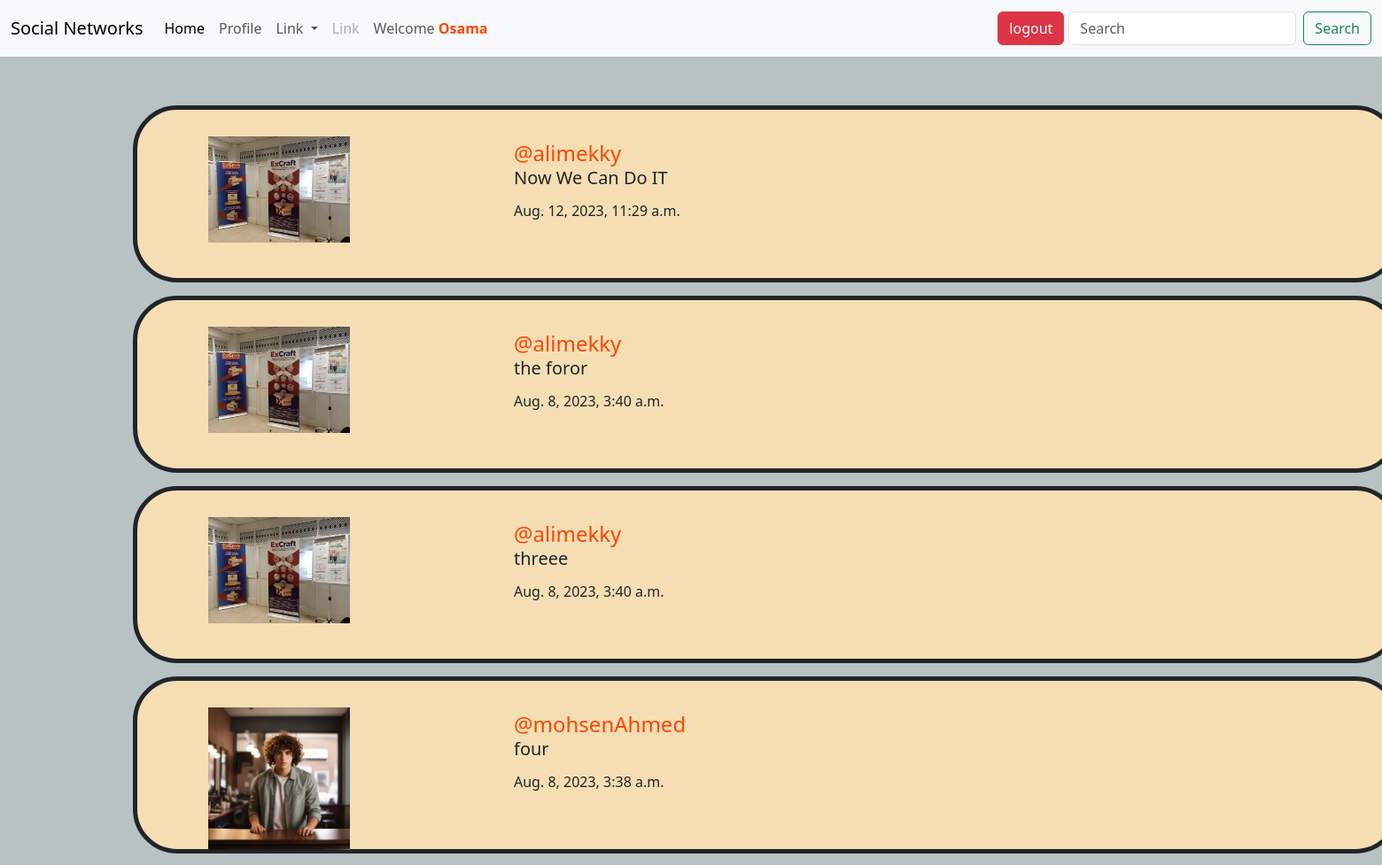
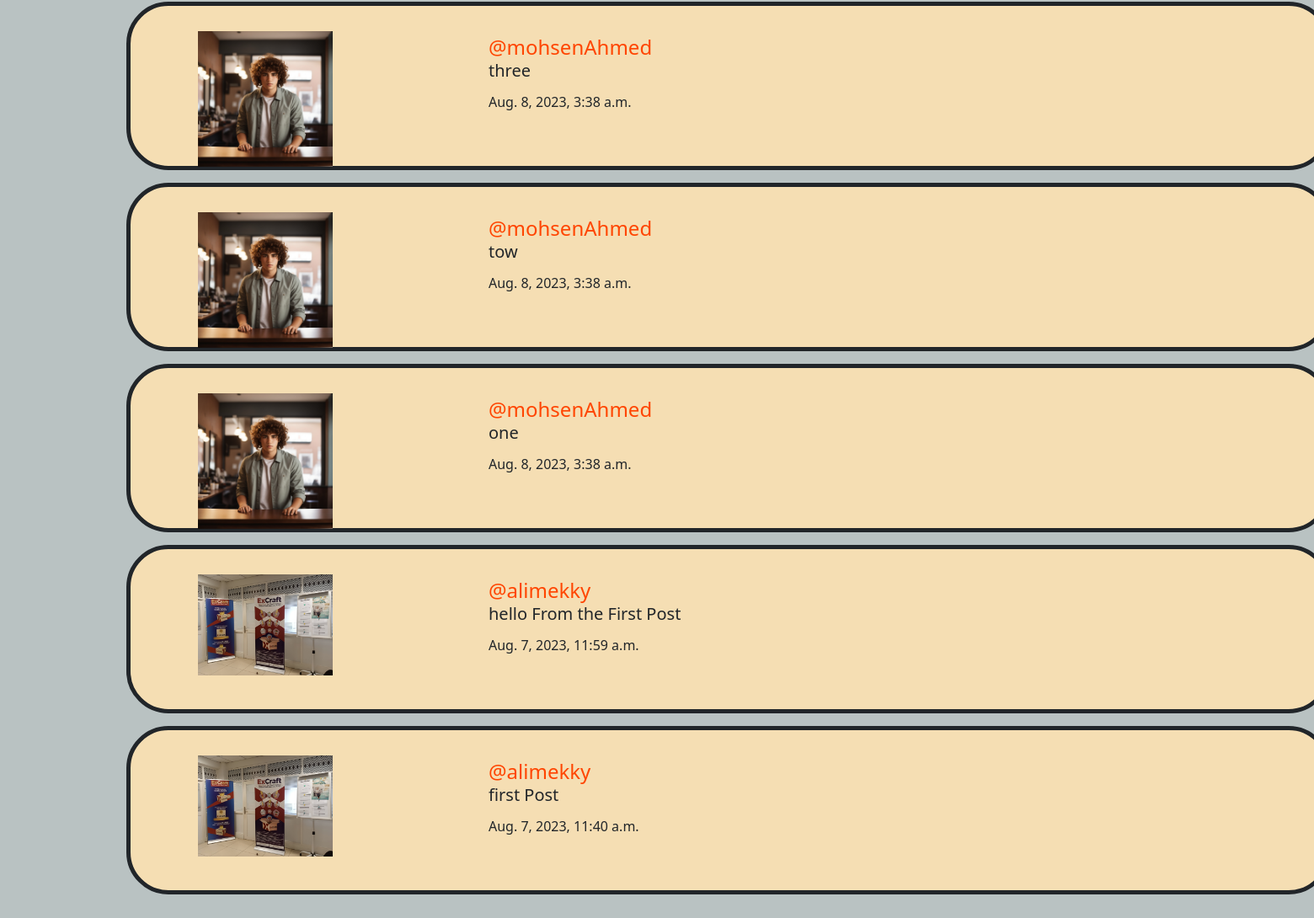
The page / (signed in) on the database its author committed (2 pictures, top to bottom).
### core/models.py (models this page shows, shortened)
class User(AbstractUser):
    profile_pic = models.ImageField(default='profile_pic/defult.jpg',upload_to='profile_pic')
    bio = models.TextField(null=True,blank=True,max_length=500 ,default="")
    def get_follwoings(self):
        followings  =Friend.objects.filter(user_A =self)
        temp = []
        for item  in followings :
            temp.append(item.user_B.id)
        return temp

class Post(models.Model):
    user = models.ForeignKey(User,on_delete=models.CASCADE)
    caption = models.TextField(max_length=600 ,null=False)
    date_created = models.DateTimeField(auto_now_add=True,null=False)

### core/views.py (the view)
# urls.py: path('',views.HomePage.as_view(),name='home'),
@method_decorator(login_required(login_url='login'),name='dispatch')
class HomePage(ListView):
    model = Post
    template_name = 'Home.html'
    def get_queryset(self):
        followings =self.request.user.get_follwoings()
        return Post.objects.filter(user_id__in=followings).order_by('-date_created')

### Templates/home.html (shortened to what this page needs)
{% extends 'base.html' %}
{% load static %}
{% block content %}
<div class="home">
{% for post in object_list %}
    <div class="inside_home">
        <img style="position: absolute; left:0; margin-left:120px;margin-top:20px "  width="160px" src="{{post.user.profile_pic.url}}" >
        <div class="a">
        <a href="user/{{post.user.username}}"><h4 style="color:orangered; position: absolute;margin-left:300px;margin-top:5px;">@{{post.user.username}}{{post.user.last_name}}</h4></a>
        <h5 style="position: absolute;margin-left:300px;margin-top:35px;">{{post.caption}}</h5>
        <h6 style="position: absolute;margin-left:300px;margin-top:75px;">{{post.date_created}}</h6>
        </div>
    </div>
{% endfor %}
</div>
{% endblock %}

### Templates/base.html (shortened to what this page needs)
{% load static %}
<!DOCTYPE html>
<html lang="en">
<head>
    <link rel="stylesheet" href="{% static 'css/bootstrap.min.css' %}">
    <link rel="stylesheet" href="{% static 'css/style.css' %}">
</head>
<body>
    {% include 'partials/_navbar.html' %}
    {% block content %}
    {% endblock %}
</body>
</html>

### Templates/partials/_navbar.html (shortened to what this page needs)
{% load static %}
<nav class="navbar navbar-expand-lg bg-body-tertiary">
    <div class="container-fluid">
      <a class="navbar-brand" href="{% url 'home' %}">Social Networks</a>
      <div class="collapse navbar-collapse" id="navbarScroll">
        <ul class="navbar-nav me-auto my-2 my-lg-0 navbar-nav-scroll" style="--bs-scroll-height: 100px;">
          <li class="nav-item">
            <a class="nav-link active" aria-current="page" href="{% url 'home' %}">Home</a>
          </li>
          {% if request.user.is_authenticated %}
          <li class="nav-item">
            <a class="nav-link" href="{% url 'profile' %}"> Profile</a>
          </li>
          {% else %}
          <li class="nav-item">
            <a class="nav-link" href="{% url 'login' %}"> Join Us</a>
          </li>
          {% endif %}
          <li class="nav-item dropdown">
            <a class="nav-link dropdown-toggle" href="#" role="button" data-bs-toggle="dropdown" aria-expanded="false">
              Link
            </a>
          </li>
          <li class="nav-item">
            <a class="nav-link disabled" aria-disabled="true">Link</a>
          </li>
          {% if request.user.is_authenticated %}
          <li class="nav-item">
            <a class="nav-link" aria-disabled="true">Welcome <strong style="color: orangered;">{{request.user.username}}</strong></a>
          </li>
          {% endif %}
        </ul>
        {% if request.user.is_authenticated %}
        <li style="list-style-type: none; padding:5px "  class="nav-item">
          <a class="btn btn-danger my-2 my-sm-0"  type="submit" href="{% url 'logout' %}">logout</a>
        </li>
        {% endif %}
        <form class="d-flex" method="GET" action="{% url 'search' %}" role="search">
          <input class="form-control me-2" type="search" placeholder="Search" aria-label="Search" name="search-term">
          <button class="btn btn-outline-success" type="submit">Search</button>
        </form>
      </div>
    </div>
  </nav>

### SocialNetworkProject/static/css/style.css (style rules this page uses)
body { background-color: rgb(185, 194, 194); }
div.home { width: 1500px; height: auto; background-color: rgb(185, 194, 194); padding: 20px; position: relative; margin-left: 115px; margin-top: 20px; }
.inside_home { background-color: wheat; border-style:solid ; border-width: 5px; border-radius: 50px; height: 200px; padding: 10px; margin: 15px; }
.a { position: relative; margin-left: 115px; margin-top: 20px; }

### rows shown on the page
User: user.username "Osama"
Post: user.profile_pic (picture), user.username "ali", user.last_name "mekky", caption "Now We Can Do IT", date_created "Aug. 12, 2023, 11:29 a.m."
Post: user.profile_pic (picture), user.username "ali", user.last_name "mekky", caption "the foror", date_created "Aug. 8, 2023, 3:40 a.m."
Post: user.profile_pic (picture), user.username "ali", user.last_name "mekky", caption "threee", date_created "Aug. 8, 2023, 3:40 a.m."
Post: user.profile_pic (picture), user.username "mohsen", user.last_name "Ahmed", caption "four", date_created "Aug. 8, 2023, 3:38 a.m."
Post: user.profile_pic (picture), user.username "mohsen", user.last_name "Ahmed", caption "three", date_created "Aug. 8, 2023, 3:38 a.m."
Post: user.profile_pic (picture), user.username "mohsen", user.last_name "Ahmed", caption "tow", date_created "Aug. 8, 2023, 3:38 a.m."
Post: user.profile_pic (picture), user.username "mohsen", user.last_name "Ahmed", caption "one", date_created "Aug. 8, 2023, 3:38 a.m."
Post: user.profile_pic (picture), user.username "ali", user.last_name "mekky", caption "hello From the First Post", date_created "Aug. 7, 2023, 11:59 a.m."
Post: user.profile_pic (picture), user.username "ali", user.last_name "mekky", caption "first Post", date_created "Aug. 7, 2023, 11:40 a.m."
